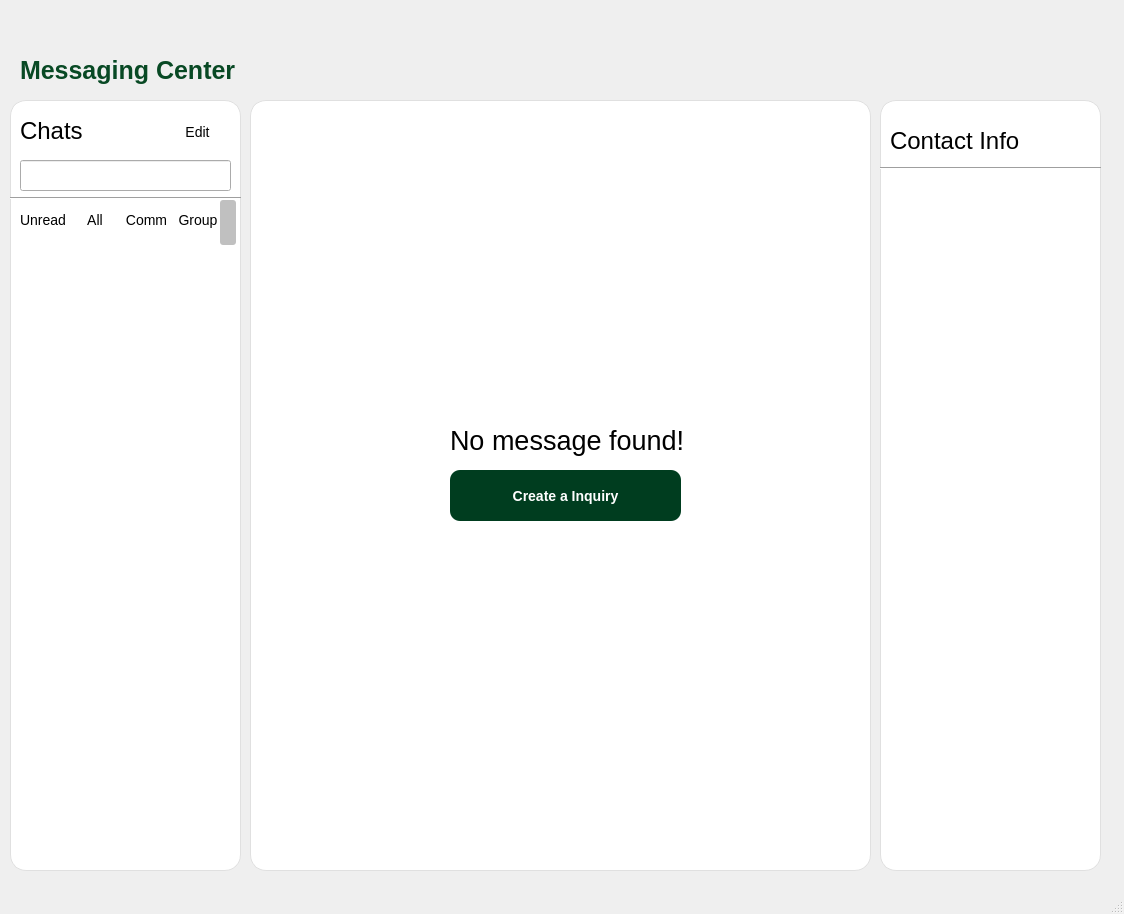
<?xml version="1.0" encoding="UTF-8"?>
<ui version="4.0">
 <class>MainWindow</class>
 <widget class="QMainWindow" name="MainWindow">
  <property name="geometry">
   <rect>
    <x>0</x>
    <y>0</y>
    <width>1124</width>
    <height>914</height>
   </rect>
  </property>
  <property name="windowTitle">
   <string>MainWindow</string>
  </property>
  <widget class="QWidget" name="centralwidget">
   <widget class="QWidget" name="chat_info" native="true">
    <property name="geometry">
     <rect>
      <x>10</x>
      <y>100</y>
      <width>231</width>
      <height>771</height>
     </rect>
    </property>
    <property name="styleSheet">
     <string notr="true">QWidget#chat_info {
    background-color: white;
    border-radius: 16px;
    border: 1px solid #e0e0e0;
    padding: 10px;
}
</string>
    </property>
    <widget class="QLabel" name="label_2">
     <property name="geometry">
      <rect>
       <x>10</x>
       <y>0</y>
       <width>91</width>
       <height>61</height>
      </rect>
     </property>
     <property name="font">
      <font>
       <family>Arial</family>
       <pointsize>18</pointsize>
      </font>
     </property>
     <property name="text">
      <string>Chats</string>
     </property>
    </widget>
    <widget class="QPushButton" name="push_edit">
     <property name="geometry">
      <rect>
       <x>150</x>
       <y>20</y>
       <width>75</width>
       <height>24</height>
      </rect>
     </property>
     <property name="styleSheet">
      <string notr="true">QPushButton#push_edit{
    color: black;                      
    border: none;                     
    border-radius: 5px;                        
    font-size: 14px;                   
}

QPushButton#push_edit:hover {
    background-color: #005a2e;          /* Lighter green on hover */
}

QPushButton#push_edit:pressed {
    background-color: #002d17;          /* Even darker green when pressed */
}
</string>
     </property>
     <property name="text">
      <string>Edit</string>
     </property>
    </widget>
    <widget class="QLineEdit" name="search_recipt">
     <property name="geometry">
      <rect>
       <x>10</x>
       <y>60</y>
       <width>211</width>
       <height>31</height>
      </rect>
     </property>
     <property name="styleSheet">
      <string notr="true">QLineEdit#search_bar {
    background-color: #f5f5f5;
    border: 1px solid #cfcfcf;
    border-radius: 15px;
    padding: 6px 12px;
    font-size: 13px;
}
</string>
     </property>
    </widget>
    <widget class="Line" name="line">
     <property name="geometry">
      <rect>
       <x>0</x>
       <y>90</y>
       <width>231</width>
       <height>16</height>
      </rect>
     </property>
     <property name="orientation">
      <enum>Qt::Horizontal</enum>
     </property>
    </widget>
    <widget class="QScrollBar" name="scroll_bar">
     <property name="geometry">
      <rect>
       <x>210</x>
       <y>100</y>
       <width>16</width>
       <height>501</height>
      </rect>
     </property>
     <property name="styleSheet">
      <string notr="true">QScrollBar:vertical {
    border: none;
    background: transparent;
    width: 6px;
    margin: 0px;
}

QScrollBar::handle:vertical {
    background: #c0c0c0;
    border-radius: 3px;
    min-height: 20px;
}

QScrollBar::add-line:vertical,
QScrollBar::sub-line:vertical {
    height: 0px;
}
</string>
     </property>
     <property name="orientation">
      <enum>Qt::Vertical</enum>
     </property>
    </widget>
    <widget class="QWidget" name="layoutWidget">
     <property name="geometry">
      <rect>
       <x>10</x>
       <y>110</y>
       <width>201</width>
       <height>21</height>
      </rect>
     </property>
     <layout class="QHBoxLayout" name="horizontalLayout">
      <item>
       <widget class="QPushButton" name="push_unread">
        <property name="styleSheet">
         <string notr="true">QPushButton#push_unread{
    color: black;                      
    border: none;                     
    border-radius: 5px;                        
    font-size: 14px;                   
}

QPushButton#push_unread:hover {
    background-color: #005a2e;          /* Lighter green on hover */
}

QPushButton#push_unread:pressed {
    background-color: #002d17;          /* Even darker green when pressed */
}
</string>
        </property>
        <property name="text">
         <string>Unread</string>
        </property>
       </widget>
      </item>
      <item>
       <widget class="QPushButton" name="push_all">
        <property name="styleSheet">
         <string notr="true">QPushButton#push_all{
    color: black;                      
    border: none;                     
    border-radius: 5px;                        
    font-size: 14px;                   
}

QPushButton#push_all:hover {
    background-color: #005a2e;          /* Lighter green on hover */
}

QPushButton#push_all:pressed {
    background-color: #002d17;          /* Even darker green when pressed */
}
</string>
        </property>
        <property name="text">
         <string>All</string>
        </property>
       </widget>
      </item>
      <item>
       <widget class="QPushButton" name="push_comm">
        <property name="styleSheet">
         <string notr="true">QPushButton#push_comm{
    color: black;                      
    border: none;                     
    border-radius: 5px;                        
    font-size: 14px;                   
}

QPushButton#push_comm:hover {
    background-color: #005a2e;          /* Lighter green on hover */
}

QPushButton#push_comm:pressed {
    background-color: #002d17;          /* Even darker green when pressed */
}
</string>
        </property>
        <property name="text">
         <string>Comm</string>
        </property>
       </widget>
      </item>
      <item>
       <widget class="QPushButton" name="push_group">
        <property name="styleSheet">
         <string notr="true">QPushButton#push_group{
    color: black;                      
    border: none;                     
    border-radius: 5px;                        
    font-size: 14px;                   
}

QPushButton#push_group:hover {
    background-color: #005a2e;          /* Lighter green on hover */
}

QPushButton#push_group:pressed {
    background-color: #002d17;          /* Even darker green when pressed */
}
</string>
        </property>
        <property name="text">
         <string>Group</string>
        </property>
       </widget>
      </item>
     </layout>
    </widget>
   </widget>
   <widget class="QWidget" name="message_widget" native="true">
    <property name="geometry">
     <rect>
      <x>250</x>
      <y>100</y>
      <width>621</width>
      <height>771</height>
     </rect>
    </property>
    <property name="styleSheet">
     <string notr="true">QWidget#message_widget {
    background-color: white;
    border-radius: 16px;
    border: 1px solid #e0e0e0;
    padding: 10px;
}
</string>
    </property>
    <widget class="QPushButton" name="create_inquiry">
     <property name="geometry">
      <rect>
       <x>200</x>
       <y>370</y>
       <width>231</width>
       <height>51</height>
      </rect>
     </property>
     <property name="styleSheet">
      <string notr="true">QPushButton#create_inquiry{
    background-color: #003d1f;          /* Dark green background */
    color: white;                       /* White text */
    font-weight: bold;                  /* Bold font */
    border: none;                       /* No default border */
    border-radius: 10px;                /* Rounded corners */
    padding: 8px 20px;                  /* Top/bottom + left/right padding */
    font-size: 14px;                    /* Slightly larger font */
}

QPushButton#create_inquiry:hover {
    background-color: #005a2e;          /* Lighter green on hover */
}

QPushButton#create_inquiry:pressed {
    background-color: #002d17;          /* Even darker green when pressed */
}
</string>
     </property>
     <property name="text">
      <string>Create a Inquiry</string>
     </property>
    </widget>
    <widget class="QLabel" name="label_8">
     <property name="geometry">
      <rect>
       <x>200</x>
       <y>310</y>
       <width>241</width>
       <height>61</height>
      </rect>
     </property>
     <property name="font">
      <font>
       <family>Arial</family>
       <pointsize>20</pointsize>
      </font>
     </property>
     <property name="text">
      <string>No message found!</string>
     </property>
    </widget>
   </widget>
   <widget class="QWidget" name="contact_info" native="true">
    <property name="geometry">
     <rect>
      <x>880</x>
      <y>100</y>
      <width>221</width>
      <height>771</height>
     </rect>
    </property>
    <property name="styleSheet">
     <string notr="true">QWidget#contact_info {
    background-color: white;
    border-radius: 16px;
    border: 1px solid #e0e0e0;
    padding: 10px;
}
</string>
    </property>
    <widget class="QLabel" name="label_9">
     <property name="geometry">
      <rect>
       <x>10</x>
       <y>10</y>
       <width>181</width>
       <height>61</height>
      </rect>
     </property>
     <property name="font">
      <font>
       <family>Arial</family>
       <pointsize>18</pointsize>
      </font>
     </property>
     <property name="text">
      <string>Contact Info</string>
     </property>
    </widget>
    <widget class="Line" name="line_2">
     <property name="geometry">
      <rect>
       <x>0</x>
       <y>60</y>
       <width>221</width>
       <height>16</height>
      </rect>
     </property>
     <property name="orientation">
      <enum>Qt::Horizontal</enum>
     </property>
    </widget>
   </widget>
   <widget class="QLabel" name="msg_header">
    <property name="geometry">
     <rect>
      <x>20</x>
      <y>40</y>
      <width>221</width>
      <height>61</height>
     </rect>
    </property>
    <property name="font">
     <font>
      <family>Arial</family>
      <pointsize>-1</pointsize>
      <bold>true</bold>
     </font>
    </property>
    <property name="styleSheet">
     <string notr="true">QLabel#msg_header {
    color: #084924;           /* Dark green text */
    font-size: 25px;          /* Large font */
    font-weight: bold;        /* Bold text */
    background-color: transparent;
}
</string>
    </property>
    <property name="text">
     <string>Messaging Center</string>
    </property>
   </widget>
  </widget>
  <widget class="QMenuBar" name="menubar">
   <property name="geometry">
    <rect>
     <x>0</x>
     <y>0</y>
     <width>1124</width>
     <height>22</height>
    </rect>
   </property>
  </widget>
  <widget class="QStatusBar" name="statusbar"/>
 </widget>
 <resources/>
 <connections/>
</ui>
